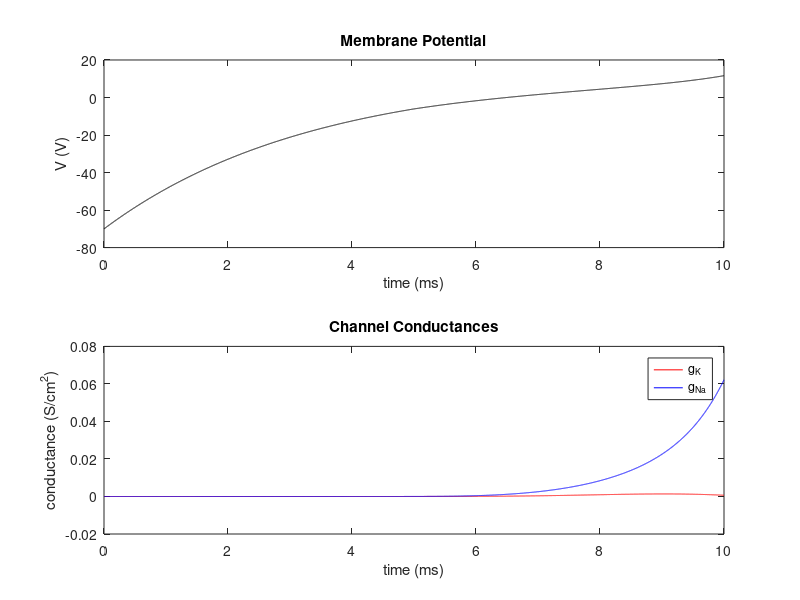

Here is the MATLAB script that generated this plot:
function [  ] = neuronStepStim( )
%UNTITLED2 Summary of this function goes here
%   Detailed explanation goes here

%constants
gk = 36;
gna = 120;
gl = 0.3;
Ek = -12;
Ena = 115;
El = 10.6;
Vrest = -70;
deltax=0.001;

%potassium loop vars
alphan = 0;
betan = 0;
n = 0;
dndt = 0;
Ik = 0;
dVkdt = 0;
poty = []; %Ek array
conk = []; %gk array

%sodium loop vars
alpham = 0;
betam = 0;
alphah = 0;
betah = 0;
m = 0;
h = 0;
dmdt = 0;
dhdt = 0;
Ina = 0;
dVnadt = 0;
sody = []; %Ena array
conna = []; %gk array

%general
Vm = Vrest;
dVmdt = 0;
Cm = 1; %uF/cm^2
vmx = [];
vmy = [];
I=0;
for it=deltax:deltax:10
    if it<5 %apply 5uA/cm^2 for 0.5ms
        I=.5;
    else 
        I=0;
    end
    %potassium
    alphan = 0.01*((10-Vm)/exp((10-Vm)/10)-1);
    betan = 0.125*exp(-Vm/80);
    dndt = (alphan*(1-n))-(betan*n);
    dVkdt = Ik/Cm;
    Ik = (n^4)*gk*(Vm-Ek);
    n = n + deltax*dndt; %Euler's
    Ek = Ek + deltax*dVkdt;
    poty(round(it/deltax)) = Ek;
    conk(round(it/deltax)) = (n^4)*gk;

    %sodium
    alpham = 0.1*((25-Vm)/exp((25-Vm)/10)-1);
    betam = 4*exp(-Vm/18);
    alphah = 0.07*exp(-Vm/20);
    betah = 1/(exp((30-Vm)/10)+1);
    dmdt = alpham*(1-m)-betam*m;
    dhdt = alphah*(1-h)-betah*h;
    dVnadt = Ina/Cm;
    Ina = (m^3)*gna*h*(Vm-Ena);
    m = m + deltax*dmdt; %Euler's
    h = h + deltax*dhdt; 
    Ena = Ena + deltax*dVnadt;
    sody(round(it/deltax)) = Ena;
    conna(round(it/deltax)) = (m^3)*gna*h;
    
    %general
    Il = gl*(Vm-El);
    Iion = I-Ik-Ina-Il;
    Vm = Vm + deltax*dVmdt;
    dVmdt = Iion/Cm;
    vmx(round(it/deltax)) = it;
    vmy(round(it/deltax)) = Vm;
end

subplot(2, 1, 1);
plot(vmx, vmy, 'k');
title('Membrane Potential');
xlabel('time (ms)');
ylabel('V (V)');

subplot(2, 1, 2);
plot(vmx, conk, 'r', vmx, conna, 'b');
title('Channel Conductances');
xlabel('time (ms)');
ylabel('conductance (S/cm^2)');
legend('g_K', 'g_N_a');

end

